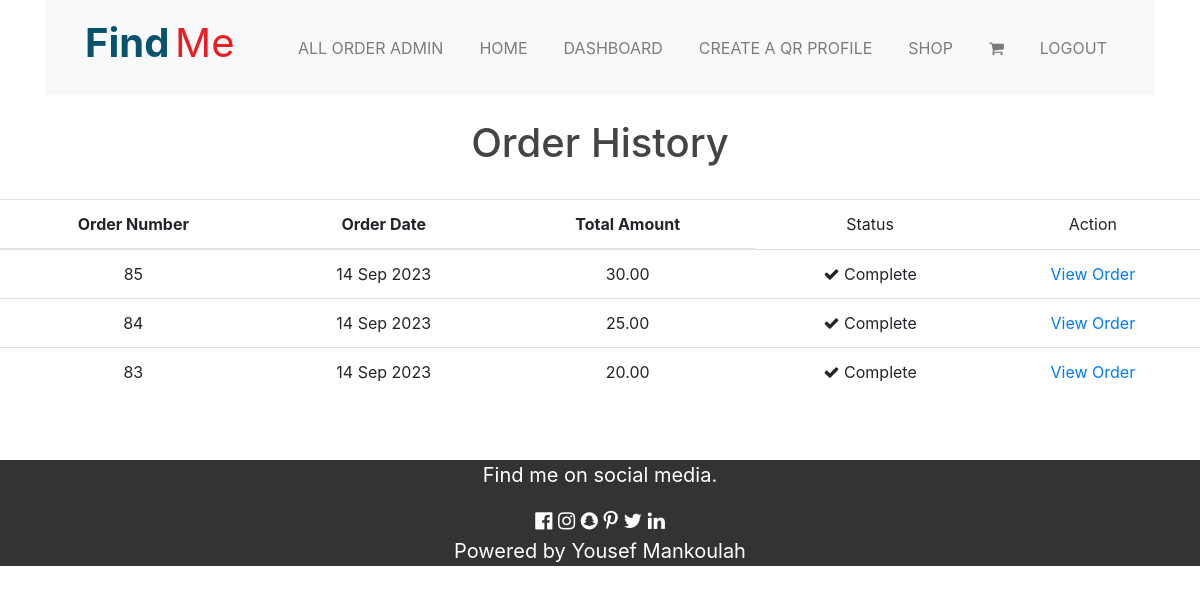
The page /order/history/ (signed in) on the database as committed earlier.
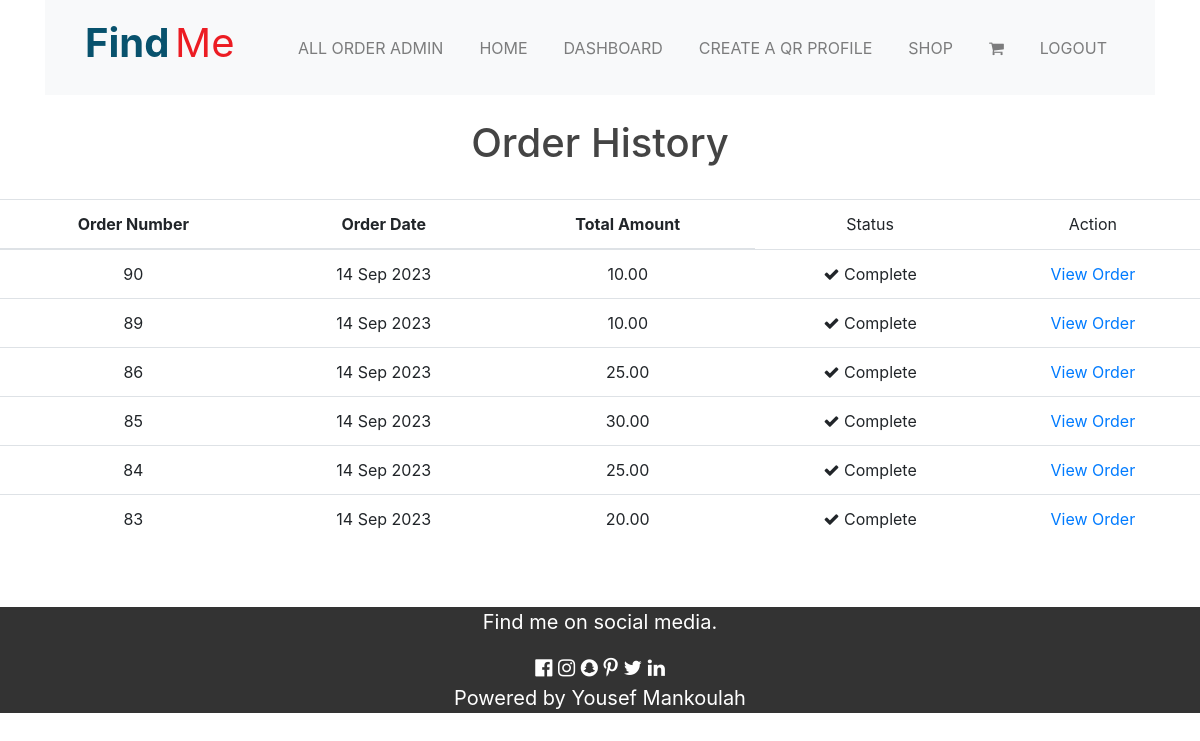
The same page on the database as committed later.
### order/models.py (models this page shows, shortened)
class Order(models.Model):
    token = models.CharField(max_length=250, blank=True)
    total = models.DecimalField(max_digits=10, decimal_places=2, verbose_name='USD Order Total')
    emailAddress = models.EmailField(max_length=250, blank=True, verbose_name='Email Address')
    created = models.DateTimeField(auto_now_add=True)
    billingName = models.CharField(max_length=250, blank=True)
    billingAddress1 = models.CharField(max_length=250, blank=True)
    billingCity = models.CharField(max_length=250, blank=True)
    billingPostcode = models.CharField(max_length=10, blank=True)
    billingCountry = models.CharField(max_length=200, blank=True)
    shippingName = models.CharField(max_length=250, blank=True)
    shippingAddress1 = models.CharField(max_length=250, blank=True)
    shippingCity = models.CharField(max_length=250, blank=True)
    shippingPostcode = models.CharField(max_length=10, blank=True)
    shippingCountry = models.CharField(max_length=200, blank=True)
    ready_to_ship = models.BooleanField(default=False, blank=True, null=True)
    ship = models.BooleanField(default=False, blank=True, null=True)
    class Meta:
        db_table = 'Order'
        ordering = ['-created']

### order/views.py (the view)
# urls.py: path('history/', views.orderHistory, name='order_history'),
@login_required()
def orderHistory(request):
    if request.user.is_authenticated:
        email = str(request.user.email)
        order_details = Order.objects.filter(emailAddress=email)
    return render(request, 'order/orders_list.html', {'order_details': order_details})

### order/templates/order/orders_list.html
{% extends "base.html" %}
{% load static %}
{% block content %}
    <div>
        <div class="text-center"><br>
            <h1 class="text-center my-title">
                Order History
            </h1><br>
            {% if order_details %}
            <table class="table table-stripped">
                <thead>
                <tr>
                    <th>Order Number</th>
                    <th>Order Date</th>
                    <th>Total Amount</th>
                    <td>Status</td>
                    <td>Action</td>
                </tr>
                </thead>
                <tbody>
                    {% for order in order_details %}
                        <tr>
                            <td>{{order.id}}</td>
                            <td>{{ order.created|date:"d M Y" }}</td>
                            <td>{{order.total}}</td>
                            <td><i class="fa fa-check"></i>&nbsp;Complete</td>
                            <td><a href="{% url 'order_detail' order.id %}">View Order</a></td>
                        </tr>
                    {% endfor %}
                </tbody>
            </table>
            {% else %}
                <p>You have not placed any order yet <br><br><a href="{% url 'home' %}" class="btn btn-secondary">Continue shopping</a></p>
            {% endif %}
        </div>
    </div>
<br><br>
{% endblock %}

Rows that differ between the two databases and show on the page:
added Order: id "90", created "14 Sep 2023", total "10.00"
added Order: id "89", created "14 Sep 2023", total "10.00"
added Order: id "86", created "14 Sep 2023", total "25.00"
